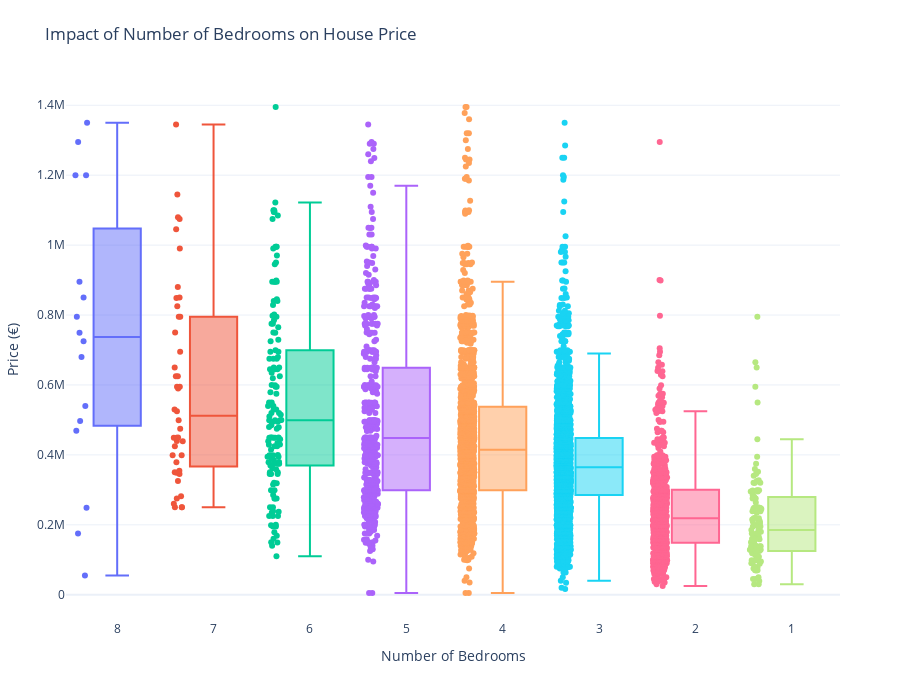

Notebook source saved alongside this figure:
### Markdown cell above
##impact of number of bedrooms on house price.

### Code cell
import plotly.express as px
import plotly.io as pio

# VS Code renderer (browser yerine)
pio.renderers.default = "vscode"

# Remove rows with missing Price or Number of Bedrooms
bedroom_df = df8.dropna(subset=["Price", "Number of bedrooms"])

# Convert Number of bedrooms to string for discrete coloring
bedroom_df["Number of bedrooms"] = bedroom_df["Number of bedrooms"].astype(int).astype(str)

# Calculate mean price per number of bedrooms for ordering
bedroom_order = (
    bedroom_df.groupby("Number of bedrooms")["Price"]
    .mean()
    .sort_values(ascending=False)
    .index.tolist()
)

# Box plot: Price distribution by Number of Bedrooms (sorted descending)
fig = px.box(
    bedroom_df,
    x="Number of bedrooms",
    y="Price",
    color="Number of bedrooms",
    title="Impact of Number of Bedrooms on House Price",
    labels={"Number of bedrooms": "Number of Bedrooms", "Price": "Price (€)"},
    points="all",
    category_orders={"Number of bedrooms": bedroom_order}
)

# Customize layout
fig.update_layout(
    xaxis=dict(type="category"),
    yaxis=dict(title="Price (€)"),
    showlegend=False,
    template="plotly_white",
    height=700,
    margin=dict(l=60, r=60, t=80, b=80)
)

# Show inside VS Code
fig.show(renderer="vscode")

### Figure 1 — Plotly figure (JSON) as saved in the notebook; plotly's stock layout.template omitted (floating-point values rounded to 4 significant figures; data arrays with more than 128 entries replaced by an {"elided": "..."} marker saying what was removed)
{"data": [{"alignmentgroup": "True", "boxpoints": "all", "hovertemplate": "Number of Bedrooms=%{x}<br>Price (€)=%{y}<extra></extra>", "legendgroup": "8", "marker": {"color": "#636efa"}, "name": "8", "notched": false, "offsetgroup": "8", "orientation": "v", "showlegend": true, "type": "box", "x": ["8", "8", "8", "8", "8", "8", "8", "8", "8", "8", "8", "8", "8", "8", "8", "8"], "x0": " ", "xaxis": "x", "y": [55000.0, 175000.0, 1350000.0, 497000.0, 680000.0, 850000.0, 1200000.0, 540000.0, 249000.0, 1295000.0, 1200000.0, 749000.0, 725000.0, 795000.0, 895000.0, 469000.0], "y0": " ", "yaxis": "y"}, {"alignmentgroup": "True", "boxpoints": "all", "hovertemplate": "Number of Bedrooms=%{x}<br>Price (€)=%{y}<extra></extra>", "legendgroup": "7", "marker": {"color": "#EF553B"}, "name": "7", "notched": false, "offsetgroup": "7", "orientation": "v", "showlegend": true, "type": "box", "x": ["7", "7", "7", "7", "7", "7", "7", "7", "7", "7", "7", "7", "7", "7", "7", "7", "7", "7", "7", "7", "7", "7", "7", "7", "7", "7", "7", "7", "7", "7", "7", "7", "7", "7", "7", "7", "7", "7", "7", "7", "7", "7", "7", "7"], "x0": " ", "xaxis": "x", "y": [350000.0, 849000.0, 825000.0, 625000.0, 1075000.0, 990000.0, 795000.0, 625000.0, 275000.0, 695000.0, 1080000.0, 440000.0, 260000.0, 425000.0, 525000.0, 1345000.0, 450000.0, 379000.0, 399000.0, 345000.0, 325000.0, 590000.0, 449000.0, 250000.0, 355000.0, 530000.0, 399000.0, 795000.0, 349000.0, 595000.0, 1045000.0, 880000.0, 250000.0, 850000.0, 595000.0, 282000.0, 250000.0, 650000.0, 499000.0, 439000.0, 1145000.0, 449000.0, 750000.0, 475000.0], "y0": " ", "yaxis": "y"}, {"alignmentgroup": "True", "boxpoints": "all", "hovertemplate": "Number of Bedrooms=%{x}<br>Price (€)=%{y}<extra></extra>", "legendgroup": "6", "marker": {"color": "#00cc96"}, "name": "6", "notched": false, "offsetgroup": "6", "orientation": "v", "showlegend": true, "type": "box", "x": {"elided": "142 str values"}, "x0": " ", "xaxis": "x", "y": {"elided": "142 float values"}, "y0": " ", "yaxis": "y"}, {"alignmentgroup": "True", "boxpoints": "all", "hovertemplate": "Number of Bedrooms=%{x}<br>Price (€)=%{y}<extra></extra>", "legendgroup": "5", "marker": {"color": "#ab63fa"}, "name": "5", "notched": false, "offsetgroup": "5", "orientation": "v", "showlegend": true, "type": "box", "x": {"elided": "452 str values"}, "x0": " ", "xaxis": "x", "y": {"elided": "452 float values"}, "y0": " ", "yaxis": "y"}, {"alignmentgroup": "True", "boxpoints": "all", "hovertemplate": "Number of Bedrooms=%{x}<br>Price (€)=%{y}<extra></extra>", "legendgroup": "4", "marker": {"color": "#FFA15A"}, "name": "4", "notched": false, "offsetgroup": "4", "orientation": "v", "showlegend": true, "type": "box", "x": {"elided": "1390 str values"}, "x0": " ", "xaxis": "x", "y": {"elided": "1390 float values"}, "y0": " ", "yaxis": "y"}, {"alignmentgroup": "True", "boxpoints": "all", "hovertemplate": "Number of Bedrooms=%{x}<br>Price (€)=%{y}<extra></extra>", "legendgroup": "3", "marker": {"color": "#19d3f3"}, "name": "3", "notched": false, "offsetgroup": "3", "orientation": "v", "showlegend": true, "type": "box", "x": {"elided": "2773 str values"}, "x0": " ", "xaxis": "x", "y": {"elided": "2773 float values"}, "y0": " ", "yaxis": "y"}, {"alignmentgroup": "True", "boxpoints": "all", "hovertemplate": "Number of Bedrooms=%{x}<br>Price (€)=%{y}<extra></extra>", "legendgroup": "2", "marker": {"color": "#FF6692"}, "name": "2", "notched": false, "offsetgroup": "2", "orientation": "v", "showlegend": true, "type": "box", "x": {"elided": "710 str values"}, "x0": " ", "xaxis": "x", "y": {"elided": "710 float values"}, "y0": " ", "yaxis": "y"}, {"alignmentgroup": "True", "boxpoints": "all", "hovertemplate": "Number of Bedrooms=%{x}<br>Price (€)=%{y}<extra></extra>", "legendgroup": "1", "marker": {"color": "#B6E880"}, "name": "1", "notched": false, "offsetgroup": "1", "orientation": "v", "showlegend": true, "type": "box", "x": ["1", "1", "1", "1", "1", "1", "1", "1", "1", "1", "1", "1", "1", "1", "1", "1", "1", "1", "1", "1", "1", "1", "1", "1", "1", "1", "1", "1", "1", "1", "1", "1", "1", "1", "1", "1", "1", "1", "1", "1", "1", "1", "1", "1", "1", "1", "1", "1", "1", "1", "1", "1", "1", "1", "1", "1", "1", "1", "1", "1", "1", "1", "1", "1", "1", "1", "1", "1", "1", "1", "1", "1", "1", "1", "1", "1", "1", "1", "1", "1", "1", "1", "1", "1", "1", "1", "1", "1", "1", "1", "1", "1", "1", "1", "1", "1", "1", "1", "1", "1", "1", "1", "1", "1", "1", "1", "1", "1", "1"], "x0": " ", "xaxis": "x", "y": [125000.0, 247500.0, 80000.0, 250000.0, 70000.0, 195000.0, 650000.0, 295000.0, 299000.0, 795000.0, 89000.0, 175000.0, 175000.0, 239000.0, 99000.0, 95000.0, 140000.0, 345000.0, 325000.0, 375000.0, 340000.0, 280000.0, 275000.0, 109500.0, 120000.0, 115000.0, 125000.0, 352000.0, 295000.0, 139000.0, 234600.0, 168000.0, 99000.0, 135000.0, 129000.0, 263700.0, 445000.0, 30000.0, 245000.0, 90000.0, 298000.0, 210000.0, 185000.0, 665000.0, 199000.0, 595000.0, 550000.0, 119000.0, 159000.0, 320000.0, 185000.0, 209000.0, 155000.0, 119000.0, 320000.0, 239000.0, 205000.0, 69000.0, 150000.0, 245000.0, 175000.0, 50000.0, 299000.0, 285000.0, 209000.0, 275000.0, 199000.0, 135000.0, 129000.0, 129000.0, 139000.0, 135000.0, 249000.0, 109000.0, 100000.0, 320000.0, 150000.0, 298000.0, 327500.0, 70000.0, 395000.0, 219000.0, 139000.0, 160000.0, 195000.0, 295000.0, 279000.0, 39000.0, 129000.0, 165000.0, 215000.0, 129000.0, 130000.0, 220000.0, 180000.0, 30000.0, 45000.0, 79000.0, 75000.0, 95000.0, 249000.0, 139000.0, 360000.0, 45200.0, 159000.0, 199000.0, 99000.0, 219000.0, 320000.0], "y0": " ", "yaxis": "y"}], "layout": {"boxmode": "overlay", "height": 700, "legend": {"title": {"text": "Number of Bedrooms"}, "tracegroupgap": 0}, "margin": {"b": 80, "l": 60, "r": 60, "t": 80}, "showlegend": false, "title": {"text": "Impact of Number of Bedrooms on House Price"}, "xaxis": {"anchor": "y", "categoryarray": ["8", "7", "6", "5", "4", "3", "2", "1"], "categoryorder": "array", "domain": [0, 1], "title": {"text": "Number of Bedrooms"}, "type": "category"}, "yaxis": {"anchor": "x", "domain": [0, 1], "title": {"text": "Price (€)"}}}}
